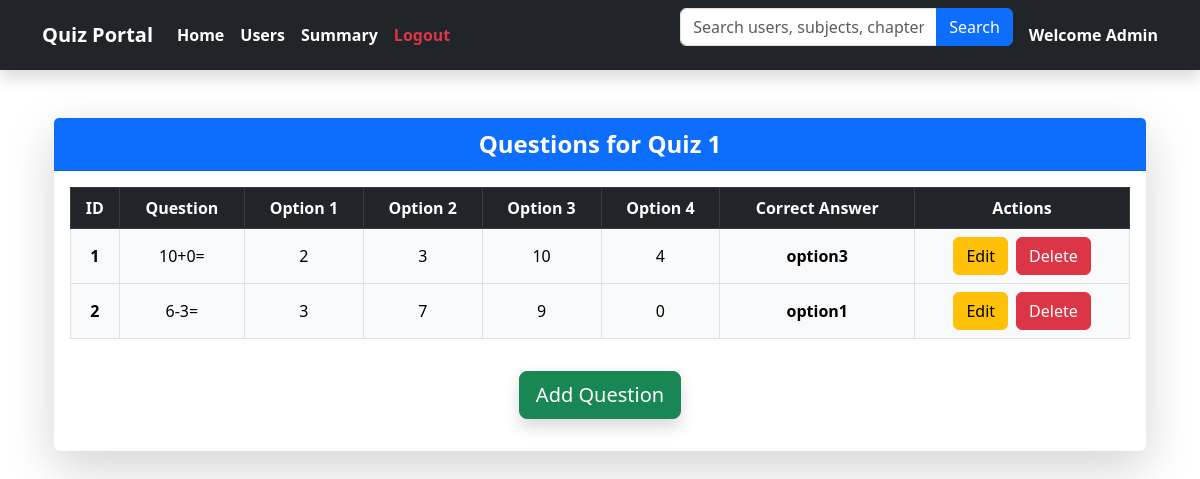
Before: /quiz/1/questions with the older database file.
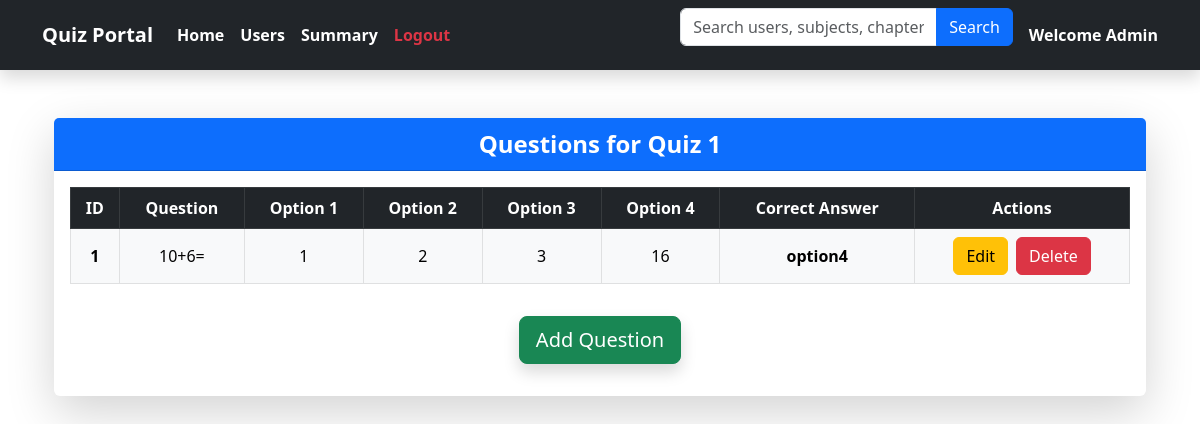
After: the same page with the newer database file.
### backend/models.py (models this page shows)
class Quiz(db.Model):
    __tablename__ = 'quiz'
    id = db.Column(db.Integer, primary_key=True)
    chapter_id = db.Column(db.Integer, db.ForeignKey('chapter.id', ondelete='CASCADE'), nullable=False)
    quiz_name = db.Column(db.String, nullable=False)
    date_of_quiz = db.Column(db.DateTime, nullable=False)
    time_duration = db.Column(db.Time, nullable=False)
    questions = db.relationship('Question', backref='quiz',lazy=True, cascade='all, delete-orphan')
    scores = db.relationship('Score', backref='quiz',lazy=True, cascade='all, delete-orphan')

class Question(db.Model):
    __tablename__ = 'question'
    id = db.Column(db.Integer, primary_key=True)
    quiz_id = db.Column(db.Integer, db.ForeignKey('quiz.id', ondelete='CASCADE'), nullable=False)
    question_statement = db.Column(db.String, nullable=False)
    option1 = db.Column(db.String, nullable=False)
    option2 = db.Column(db.String, nullable=False)
    option3 = db.Column(db.String)
    option4 = db.Column(db.String)
    correct_answer = db.Column(db.String, nullable=False)

### app.py (the view)
@app.route('/quiz/<int:quiz_id>/questions')
def view_questions(quiz_id):
    quiz = Quiz.query.get_or_404(quiz_id)  # Fetch the quiz object
    questions = Question.query.filter_by(quiz_id=quiz_id).all()  # Fetch questions related to this quiz
    return render_template('view_questions.html', quiz=quiz, questions=questions)  # Pass 'quiz' to the template

### templates/view_questions.html (shortened to what this page needs)
{% extends "navbar.html" %}
{% block content %}
<div class="container mt-5">
    <div class="card shadow-lg border-0">
        <div class="card-header bg-primary text-white text-center fs-4 fw-bold">
            Questions for Quiz {{ quiz.id }}
        </div>
        <div class="card-body">
            <div class="table-responsive">
                <table class="table table-hover table-bordered text-center">
                    <thead class="table-dark">
                        <tr>
                            <th>ID</th>
                            <th>Question</th>
                            <th>Option 1</th>
                            <th>Option 2</th>
                            <th>Option 3</th>
                            <th>Option 4</th>
                            <th>Correct Answer</th>
                            <th>Actions</th>
                        </tr>
                    </thead>
                    <tbody class="align-middle">
                        {% for question in questions %}
                        <tr class="table-light">
                            <td class="fw-bold">{{ question.id }}</td>
                            <td>{{ question.question_statement }}</td>
                            <td>{{ question.option1 }}</td>
                            <td>{{ question.option2 }}</td>
                            <td>{{ question.option3 }}</td>
                            <td>{{ question.option4 }}</td>
                            <td class="fw-bold">{{ question.correct_answer }}</td>
                            <td>
                                <div class="d-flex justify-content-center gap-2">
                                    <a href="{{ url_for('edit_question', quiz_id=quiz.id, question_id=question.id) }}" class="btn btn-warning">Edit</a>
                                    <form action="{{ url_for('delete_question', quiz_id=quiz.id, question_id=question.id) }}" method="post">
                                        <button type="submit" class="btn btn-danger">Delete</button>
                                    </form>
                                </div>
                            </td>
                        </tr>
                        {% endfor %}
                    </tbody>
                </table>
            </div>
            <div class="text-center my-3">
                <a href="{{ url_for('add_question', quiz_id=quiz.id) }}" class="btn btn-success btn-lg shadow">Add Question</a>
            </div>
        </div>
    </div>
</div>
{% endblock %}

### templates/navbar.html (shortened to what this page needs)
<!DOCTYPE html>
<html lang="en">
<head>
    <link href="https://cdn.jsdelivr.net/npm/bootstrap@5.3.0/dist/css/bootstrap.min.css" rel="stylesheet">
</head>
<body>
    <nav class="navbar navbar-expand-lg navbar-dark bg-dark shadow">
        <div class="container">
            <a class="navbar-brand fw-bold text-white" href="#">Quiz Portal</a>
            <div class="collapse navbar-collapse" id="navbarNav">
                <ul class="navbar-nav me-auto">
                    <li class="nav-item"><a class="nav-link fw-bold text-white" href="{{ url_for('admin_dashboard') }}">Home</a></li>
                    <li class="nav-item"><a class="nav-link fw-bold text-white" href="{{ url_for('users') }}">Users</a></li>
                    <li class="nav-item"><a class="nav-link fw-bold text-white" href="{{ url_for('top_scorers')}}">Summary</a></li>
                    <li class="nav-item"><a class="nav-link fw-bold text-danger" href="{{ url_for('logout') }}">Logout</a></li>
                </ul>
                <form action="{{ url_for('search') }}" method="GET" class="mb-3">
                    <div class="input-group">
                        <input type="text" name="q" class="form-control" placeholder="Search users, subjects, chapters, quizzes">
                        <button class="btn btn-primary" type="submit">Search</button>
                    </div>
                </form>
                <span class="navbar-text text-white fw-bold ms-3">Welcome Admin</span>
            </div>
        </div>
    </nav>
    <div class="container my-5">
        {% block content %}{% endblock %}
    </div>
</body>
</html>

Changed rows visible on the page:
removed Question: id "2", question_statement "6-3=", option1 "3", option2 "7", option3 "9", option4 "0", correct_answer "option1"
changed Question id 1: question_statement "10+0=" → "10+6="; option1 "2" → "1"; option2 "3" → "2"; option3 "10" → "3"; option4 "4" → "16"; correct_answer "option3" → "option4"
